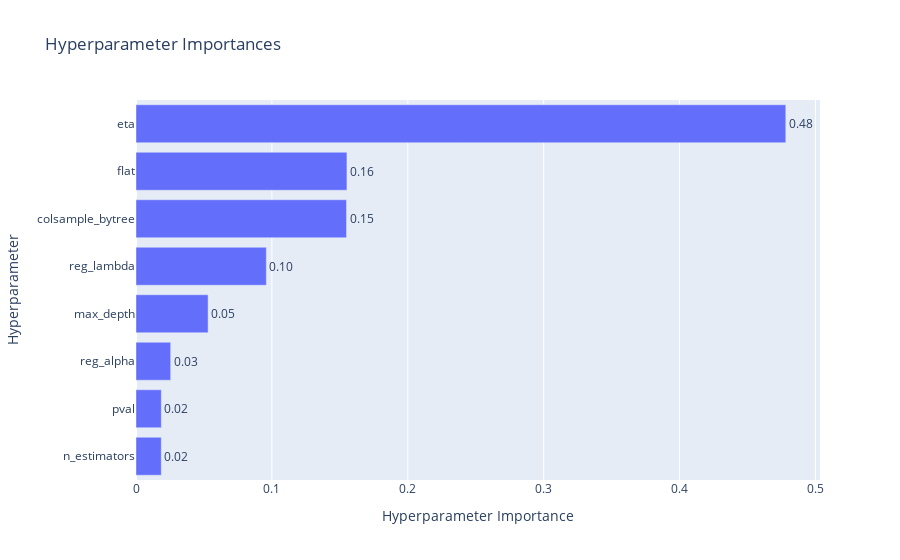

Notebook code cell kept with this figure:
### Code cell
optuna.visualization.plot_param_importances(study)

### Figure 1 — Plotly figure (JSON) as saved in the notebook; plotly's stock layout.template omitted (floating-point values rounded to 4 significant figures)
{"data": [{"cliponaxis": false, "hovertemplate": ["n_estimators (IntDistribution): 0.018595759922914158<extra></extra>", "pval (FloatDistribution): 0.018631219087684812<extra></extra>", "reg_alpha (FloatDistribution): 0.025522560320163996<extra></extra>", "max_depth (IntDistribution): 0.05306383638655907<extra></extra>", "reg_lambda (FloatDistribution): 0.09590052988793922<extra></extra>", "colsample_bytree (FloatDistribution): 0.15491922959163928<extra></extra>", "flat (IntDistribution): 0.15521871467118786<extra></extra>", "eta (FloatDistribution): 0.47814815013191164<extra></extra>"], "name": "Objective Value", "orientation": "h", "text": ["0.02", "0.02", "0.03", "0.05", "0.10", "0.15", "0.16", "0.48"], "textposition": "outside", "type": "bar", "x": [0.0186, 0.01863, 0.02552, 0.05306, 0.0959, 0.1549, 0.1552, 0.4781], "y": ["n_estimators", "pval", "reg_alpha", "max_depth", "reg_lambda", "colsample_bytree", "flat", "eta"]}], "layout": {"title": {"text": "Hyperparameter Importances"}, "xaxis": {"title": {"text": "Hyperparameter Importance"}}, "yaxis": {"title": {"text": "Hyperparameter"}}}}
